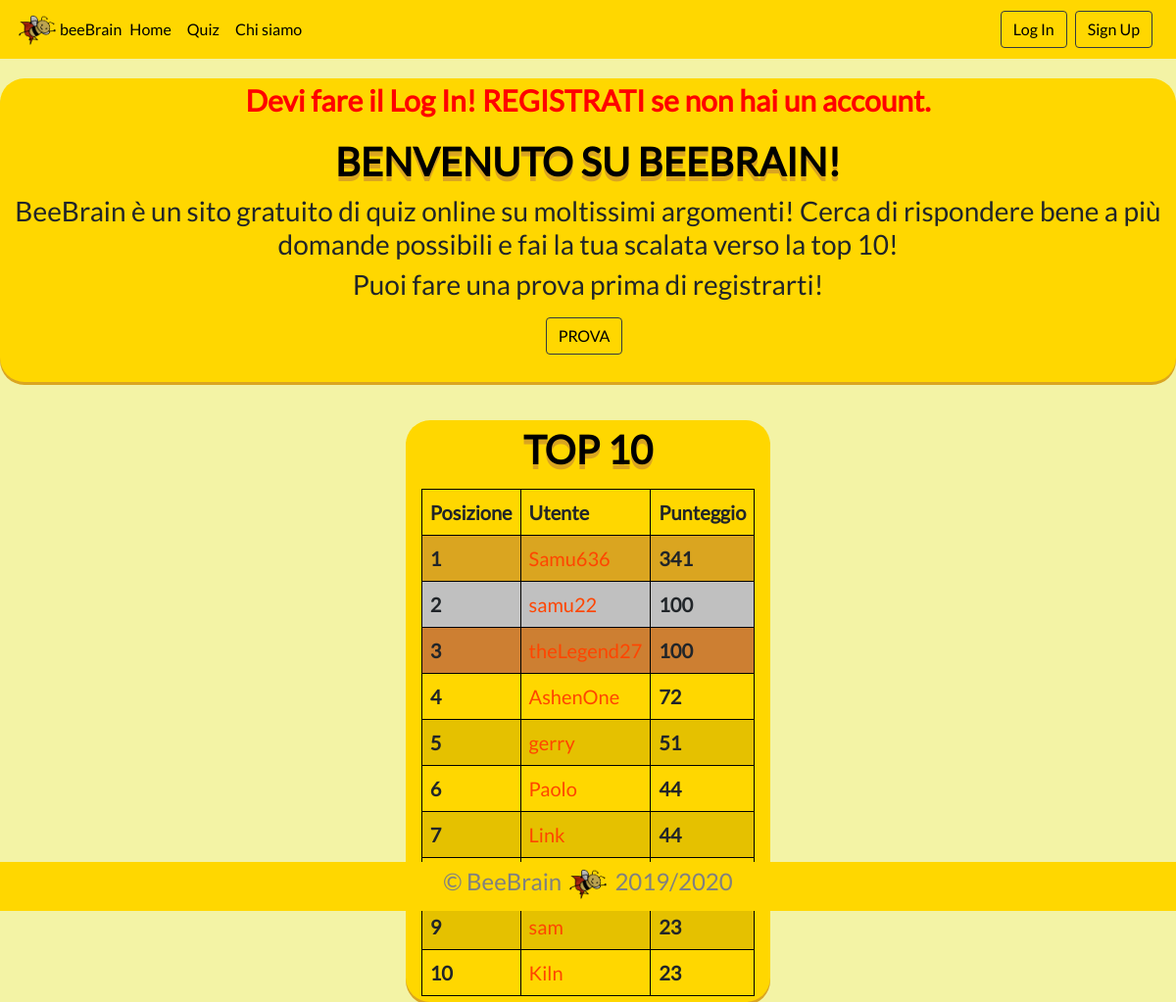
Page /index.php?error=deviessereloggato on the committed database.
### tables this page shows
CREATE TABLE `users` (
  `idUsers` int NOT NULL,
  `username` tinytext NOT NULL,
  `emailUsers` tinytext NOT NULL,
  `pwdUsers` longtext NOT NULL,
  `image` varchar(100) DEFAULT NULL,
  `totalPoints` int DEFAULT NULL,
  `quizDone` int DEFAULT NULL,
  `mediaPoints` float DEFAULT NULL,
  `risposteCorr` int DEFAULT NULL,
  `risposteErr` int DEFAULT NULL
);

### index.php (the view, shortened to what this page needs)
<?php
  require './dbhandler.php';
?>
<!DOCTYPE html>
<html lang="it" id="html-index">
  <head>
    <link href="../css/bootstrap.min.css" rel="stylesheet" />
    <link rel="stylesheet" type="text/css" href="prova.css" />
    <html>
  <head>
  </head>
</html>
  </head>
  <body class="text-center" id="body-index">
    <header>
      <?php
        include("./navbar/navbar.php");
      ?>
    </header>
    <main class="content">
      <div class="introduzione">
        <?php
        if(isset($_GET['error'])){
          if($_GET['error'] == 'deviessereloggato'){
            echo '<p class="registration-error" style="font-size:30px">Devi fare il <a class="registration-error-link"  href="/loginPage/login.php">Log In! <a class="registration-error-link" href="/signupPage/registrazione.php"> REGISTRATI</a> se non hai un account.</p>';
          }
        }
        ?>
        <?php
        if (isset($_SESSION['userId'])){
          echo "<p class='welcome'>Bentornato "; echo $_SESSION['username']; echo "! <p>
          <h3>
            Non perdere tempo e inizia subito a fare i quiz!
          </h3>
          <a class='btn btn-outline-dark my-2 mr-sm-2' href='/Quiz/categorie.php'
            >Quiz</a
          >
        </div>
        <br>";
        }else{
          echo "<h1 class='welcome'>Benvenuto su BeeBrain!</h1>
          <h3>
            BeeBrain è un sito gratuito di quiz online su moltissimi argomenti!
            Cerca di rispondere bene a più domande possibili e fai la tua scalata verso la
            top 10!
          </h3>
          <h3>Puoi fare una prova prima di registrarti!</h3>
          <a class='btn btn-outline-dark my-2 mr-sm-2' href='/provaQuiz/prova.php'
            >PROVA</a
          >
        </div>
        <br>";
        }
        ?>
      <?php
          echo "<div class='tablecontainer'>
          <p class='leaderboard-header'>Top 10</p>";
          echo "<table>
                  <tr>
                    <td class='header-in-table'>Posizione</td>
                    <td class='header-in-table'>Utente</td>
                    <td class='header-in-table'>Punteggio</td>
                  </tr>";
      $rank=1;
      $sql = "SELECT username, mediaPoints FROM users ORDER BY mediaPoints DESC LIMIT 10";
      $stmt = mysqli_stmt_init($dbConnect);
      if(!mysqli_stmt_prepare($stmt, $sql)){
        header("Location: ../index.php?error=sqlerror");
        exit();
      }
      else{
        mysqli_execute($stmt);
        $res = mysqli_stmt_get_result($stmt);
        while ($row = mysqli_fetch_assoc($res)) {
          echo "<tr>";
            echo "<td class='rank-in-table'>{$rank}</td>
                  <td><a class='link-in-table' href='/user/statisticheutenti.php?user=".$row['username']."'>{$row['username']}<a></td>
                  <td class='points-in-table'>{$row['mediaPoints']}</td>";
          echo "</tr>";
            $rank++;
        }
      }
      echo "</table>";
      echo "</div>";
      ?>
    </main>
    <div id="lowerbar"></div>
  </body>
</html>

### prova.css (style rules this page uses)
html, body { width: 100%; height: 100%; margin: 0 auto; text-align: center; }
main { height: 100%; }
html * { font-family: lato !important; }
.btn.btn-outline-dark { color: black; }
.registration-error { color: red; font-weight: bold; }
.registration-error-link { color: red; font-weight: bold; }
#html-index, #body-index { background-color: rgb(243, 243, 165); }
.introduzione { width: 50%; margin: 0 auto; width: 1200px; border-radius: 25px; background-color: gold; box-shadow: 0px 3px 0px 0px goldenrod; padding-bottom: 20px; margin-top: 20px; }
.welcome, .leaderboard-header { margin-bottom: 10px; text-shadow: 0px 5px goldenrod; text-align: center; text-transform: uppercase; font-size: 40px; font-weight: 700; color: black; }
.tablecontainer { background-color: gold; box-shadow: 0px 3px 0px 0px goldenrod; width: fit-content; display: inline-block; margin-top: 15px; border-radius: 25px; }
table { padding-left: 16px; padding-right: 16px; border-collapse: collapse; display: inline-block; width: fit-content; }
.header-in-table { font-weight: 700; }
.link-in-table { color: orangered; }
.rank-in-table { font-weight: 700; }
.points-in-table { font-weight: 700; }
td, th { border: 1px solid black; text-align: left; padding: 8px; font-size: 20px; }
tr:nth-child(2) { background-color: goldenrod; }
tr:nth-child(3) { background-color: silver; }
tr:nth-child(4) { background-color: #cd7f32; }
tr:nth-child(6), tr:nth-child(8), tr:nth-child(10) { background-color: rgba(0, 0, 0, 0.1); }

### rows in the picture
users: username "Samu636", mediaPoints "341"
users: username "samu22", mediaPoints "100"
users: username "theLegend27", mediaPoints "100"
users: username "AshenOne", mediaPoints "72"
users: username "gerry", mediaPoints "51"
users: username "Paolo", mediaPoints "44"
users: username "Link", mediaPoints "44"
users: username "sam", mediaPoints "23"
users: username "Kiln", mediaPoints "23"
